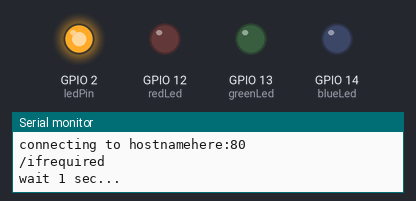
Recording of a sketch running on a simulated ESP8266 (NodeMCU). Parts: output pins drawn as LEDs (lit = HIGH), the last lines printed to the serial monitor. WiFi joins after 1.5 s; servers stay silent unless stated.

Above: at 2.1 s.
At 3.3 s:
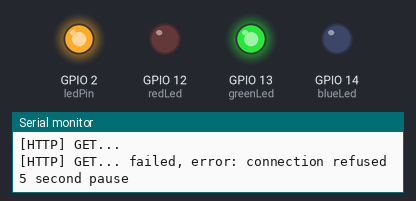
At 8.3 s:
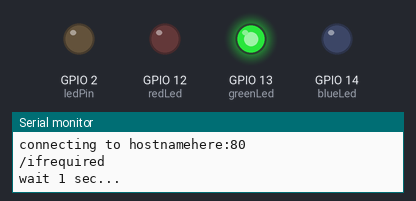
At 33.1 s:
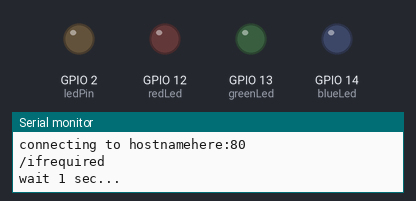
Timing chart, 0 to 40.0 s (numbered marks = the images above):
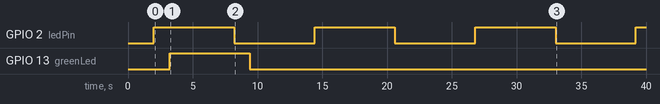

The sketch:

Bindicator.ino
```cpp
#include <ESP8266WiFi.h>
#include <ESP8266WiFiMulti.h>
#include <ESP8266HTTPClient.h>

#ifndef STASSID
#define STASSID "WifiNameHere"
#define STAPSK "WifiPasswordHere"
#define COLOURLENGTH 2
#endif

const char* ssid = STASSID;
const char* password = STAPSK;

const char* host = "hostnamehere";
const uint16_t port = 80;
const char* endpoint = "/ifrequired";


ESP8266WiFiMulti WiFiMulti;

const int ledPin = LED_BUILTIN;
const int redLed = 12;
const int greenLed = 13;
const int blueLed = 14;
int ledState = LOW;

void setup() {
  Serial.begin(115200);
  pinMode(ledPin, OUTPUT);
  //analogWrite(redLed, 128);

  // We start by connecting to a WiFi network
  WiFi.mode(WIFI_STA);
  WiFiMulti.addAP(ssid, password);

  Serial.println();
  Serial.println();
  Serial.print("Wait for WiFi... ");

  while (WiFiMulti.run() != WL_CONNECTED) {
    Serial.print(".");
    delay(500);
  }

  Serial.println("");
  Serial.println("WiFi connected");
  // Serial.println("IP address: ");
  // Serial.println(WiFi.localIP());
  printWifiStatus();
  delay(500);
}


void loop() {
  String payload;
  String redValue;
  String redLedValue;
  String greenValue;
  String greenLedValue;
  String blueValue;
  String blueLedValue;

  int redLedValueInt;
  int greenLedValueInt;
  int blueLedValueInt;

  Serial.print("connecting to ");
  Serial.print(host);
  Serial.print(':');
  Serial.println(port);
  Serial.println(endpoint);
  if (ledState == LOW) {
    ledState = HIGH;
  } else {
    ledState = LOW;
  }
  digitalWrite(ledPin, ledState);
  // Use WiFiClient class to create Wifi connections
  WiFiClient client;
  // Use HTTPClient to create connection to endpoint via the Wifi Connection
  HTTPClient http;

  Serial.println("wait 1 sec...");
  delay(1000);

  Serial.println("Start HTTP Method");
  // if (http.begin(client, "http://" + host + ":" + port + endpoint)) {
  if (http.begin(client, "http://host.com/endpoint")) {
    Serial.print("[HTTP] GET...\n");
    int httpCode = http.GET();
    if (httpCode > 0) {
      Serial.printf("[HTTP] GET... code: %d\n", httpCode);
      // Send GET to endpoint once connected
      if (httpCode == HTTP_CODE_OK || httpCode == HTTP_CODE_MOVED_PERMANENTLY) {
        String payload = http.getString(); // Digest returned value
        // Strip leading # from returned value
        payload.replace("#", "");
        // Serial.println(payload);
        // Value returned is HTML Hex Code RRGGBB representing the colour of the bin lid
        redValue = payload.substring(0, 2);
        greenValue = payload.substring(2, 4);
        blueValue = payload.substring(4, 6);

        char redstr_array[redValue.length()]; // Define character array of length
        redValue.toCharArray(redstr_array, redValue.length());
        // Serial.println("redValue: " + redValue);
        redLedValue = redValue;
        // Serial.println("redLedValue: " + redLedValue);
        redLedValueInt = strtoul(redLedValue.c_str(), NULL, 16); // Pass the Hex Colour Value (00-FF) to a function to convert this to Decimal for use with PWM output

        char greenstr_array[greenValue.length()]; // Define character array of length
        greenValue.toCharArray(greenstr_array, greenValue.length());
        //Serial.println("greenValue: " + greenValue);
        greenLedValue = greenValue;
        greenLedValueInt = strtoul(greenLedValue.c_str(), NULL, 16); // Pass the Hex Colour Value (00-FF) to a function to convert this to Decimal for use with PWM output

        char bluestr_array[blueValue.length()]; // Define character array of length
        blueValue.toCharArray(bluestr_array, blueValue.length());
        // Serial.println("blue Value: " + blueValue);
        blueLedValue = blueValue;
        blueLedValueInt = strtoul(blueLedValue.c_str(), NULL, 16); // Pass the Hex Colour Value (00-FF) to a function to convert this to Decimal for use with PWM output

        // Serial.println("Red = " + redLedValueInt);
        // Serial.println("Blue = " + blueLedValueInt);
        // Serial.println("Green = " + greenLedValueInt);
        delay(500);
      }
    } else {
      Serial.printf("[HTTP] GET... failed, error: %s\n", http.errorToString(httpCode).c_str());
    }

    http.end();
  } else {
    Serial.println("[HTTP] Unable to connect");
  }
  analogWrite(redLed, redLedValueInt);
  analogWrite(blueLed, blueLedValueInt);
  analogWrite(greenLed, greenLedValueInt);
  Serial.println("5 second pause");
  delay(5000);
}

void printWifiStatus() {

  // print the SSID of the network you're attached to:

  Serial.print("SSID: ");

  Serial.println(WiFi.SSID());

  // print your WiFi shield's IP address:

  IPAddress ip = WiFi.localIP();

  Serial.print("IP Address: ");

  Serial.println(ip);

  // print the received signal strength:

  long rssi = WiFi.RSSI();

  Serial.print("signal strength (RSSI):");

  Serial.print(rssi);

  Serial.println(" dBm");
}
```

Measured:
- by itself, GPIO 2 (ledPin): alternates HIGH for 6.2 s and LOW for 6.2 s
- by itself, GPIO 13 (greenLed): LOW → HIGH at 3.2 s, → LOW 6.2 s later
